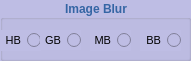
    <widget class="QGroupBox" name="groupBoxBlur">
     <property name="geometry">
      <rect>
       <x>10</x>
       <y>400</y>
       <width>191</width>
       <height>61</height>
      </rect>
     </property>
     <property name="palette">
      <palette>
       <active>
        <colorrole role="WindowText">
         <brush brushstyle="SolidPattern">
          <color alpha="255">
           <red>52</red>
           <green>101</green>
           <blue>164</blue>
          </color>
         </brush>
        </colorrole>
        <colorrole role="Button">
         <brush brushstyle="SolidPattern">
          <color alpha="255">
           <red>190</red>
           <green>189</green>
           <blue>228</blue>
          </color>
         </brush>
        </colorrole>
        <colorrole role="Text">
         <brush brushstyle="SolidPattern">
          <color alpha="255">
           <red>52</red>
           <green>101</green>
           <blue>164</blue>
          </color>
         </brush>
        </colorrole>
        <colorrole role="ButtonText">
         <brush brushstyle="SolidPattern">
          <color alpha="255">
           <red>52</red>
           <green>101</green>
           <blue>164</blue>
          </color>
         </brush>
        </colorrole>
        <colorrole role="Base">
         <brush brushstyle="SolidPattern">
          <color alpha="255">
           <red>190</red>
           <green>189</green>
           <blue>228</blue>
          </color>
         </brush>
        </colorrole>
        <colorrole role="Window">
         <brush brushstyle="SolidPattern">
          <color alpha="255">
           <red>190</red>
           <green>189</green>
           <blue>228</blue>
          </color>
         </brush>
        </colorrole>
        <colorrole role="PlaceholderText">
         <brush brushstyle="NoBrush">
          <color alpha="128">
           <red>52</red>
           <green>101</green>
           <blue>164</blue>
          </color>
         </brush>
        </colorrole>
       </active>
       <inactive>
        <colorrole role="WindowText">
         <brush brushstyle="SolidPattern">
          <color alpha="255">
           <red>52</red>
           <green>101</green>
           <blue>164</blue>
          </color>
         </brush>
        </colorrole>
        <colorrole role="Button">
         <brush brushstyle="SolidPattern">
          <color alpha="255">
           <red>190</red>
           <green>189</green>
           <blue>228</blue>
          </color>
         </brush>
        </colorrole>
        <colorrole role="Text">
         <brush brushstyle="SolidPattern">
          <color alpha="255">
           <red>52</red>
           <green>101</green>
           <blue>164</blue>
          </color>
         </brush>
        </colorrole>
        <colorrole role="ButtonText">
         <brush brushstyle="SolidPattern">
          <color alpha="255">
           <red>52</red>
           <green>101</green>
           <blue>164</blue>
          </color>
         </brush>
        </colorrole>
        <colorrole role="Base">
         <brush brushstyle="SolidPattern">
          <color alpha="255">
           <red>190</red>
           <green>189</green>
           <blue>228</blue>
          </color>
         </brush>
        </colorrole>
        <colorrole role="Window">
         <brush brushstyle="SolidPattern">
          <color alpha="255">
           <red>190</red>
           <green>189</green>
           <blue>228</blue>
          </color>
         </brush>
        </colorrole>
        <colorrole role="PlaceholderText">
         <brush brushstyle="NoBrush">
          <color alpha="128">
           <red>52</red>
           <green>101</green>
           <blue>164</blue>
          </color>
         </brush>
        </colorrole>
       </inactive>
       <disabled>
        <colorrole role="WindowText">
         <brush brushstyle="SolidPattern">
          <color alpha="255">
           <red>52</red>
           <green>101</green>
           <blue>164</blue>
          </color>
         </brush>
        </colorrole>
        <colorrole role="Button">
         <brush brushstyle="SolidPattern">
          <color alpha="255">
           <red>190</red>
           <green>189</green>
           <blue>228</blue>
          </color>
         </brush>
        </colorrole>
        <colorrole role="Text">
         <brush brushstyle="SolidPattern">
          <color alpha="255">
           <red>52</red>
           <green>101</green>
           <blue>164</blue>
          </color>
         </brush>
        </colorrole>
        <colorrole role="ButtonText">
         <brush brushstyle="SolidPattern">
          <color alpha="255">
           <red>52</red>
           <green>101</green>
           <blue>164</blue>
          </color>
         </brush>
        </colorrole>
        <colorrole role="Base">
         <brush brushstyle="SolidPattern">
          <color alpha="255">
           <red>190</red>
           <green>189</green>
           <blue>228</blue>
          </color>
         </brush>
        </colorrole>
        <colorrole role="Window">
         <brush brushstyle="SolidPattern">
          <color alpha="255">
           <red>190</red>
           <green>189</green>
           <blue>228</blue>
          </color>
         </brush>
        </colorrole>
        <colorrole role="PlaceholderText">
         <brush brushstyle="NoBrush">
          <color alpha="128">
           <red>52</red>
           <green>101</green>
           <blue>164</blue>
          </color>
         </brush>
        </colorrole>
       </disabled>
      </palette>
     </property>
     <property name="font">
      <font>
       <weight>75</weight>
       <bold>true</bold>
      </font>
     </property>
     <property name="styleSheet">
      <string notr="true">background-color: rgb(190, 189, 228);
color: rgb(52, 101, 164);
</string>
     </property>
     <property name="title">
      <string>Image Blur</string>
     </property>
     <property name="alignment">
      <set>Qt::AlignBottom|Qt::AlignHCenter</set>
     </property>
     <widget class="QRadioButton" name="radioButtonHomogeneous">
      <property name="geometry">
       <rect>
        <x>0</x>
        <y>30</y>
        <width>41</width>
        <height>21</height>
       </rect>
      </property>
      <property name="font">
       <font>
        <pointsize>8</pointsize>
        <weight>50</weight>
        <bold>false</bold>
       </font>
      </property>
      <property name="layoutDirection">
       <enum>Qt::RightToLeft</enum>
      </property>
      <property name="styleSheet">
       <string notr="true">color: rgb(0, 0, 0);</string>
      </property>
      <property name="text">
       <string>HB</string>
      </property>
     </widget>
     <widget class="QRadioButton" name="radioButtonGaussian">
      <property name="geometry">
       <rect>
        <x>40</x>
        <y>30</y>
        <width>41</width>
        <height>20</height>
       </rect>
      </property>
      <property name="font">
       <font>
        <pointsize>8</pointsize>
        <weight>50</weight>
        <bold>false</bold>
       </font>
      </property>
      <property name="layoutDirection">
       <enum>Qt::RightToLeft</enum>
      </property>
      <property name="styleSheet">
       <string notr="true">color: rgb(0, 0, 0);</string>
      </property>
      <property name="text">
       <string>GB</string>
      </property>
     </widget>
     <widget class="QRadioButton" name="radioButtonMedian">
      <property name="geometry">
       <rect>
        <x>90</x>
        <y>30</y>
        <width>41</width>
        <height>21</height>
       </rect>
      </property>
      <property name="font">
       <font>
        <pointsize>8</pointsize>
        <weight>50</weight>
        <bold>false</bold>
       </font>
      </property>
      <property name="layoutDirection">
       <enum>Qt::RightToLeft</enum>
      </property>
      <property name="styleSheet">
       <string notr="true">color: rgb(0, 0, 0);</string>
      </property>
      <property name="text">
       <string>MB</string>
      </property>
     </widget>
     <widget class="QRadioButton" name="radioButtonBilateral">
      <property name="geometry">
       <rect>
        <x>140</x>
        <y>30</y>
        <width>41</width>
        <height>21</height>
       </rect>
      </property>
      <property name="font">
       <font>
        <pointsize>8</pointsize>
        <weight>50</weight>
        <bold>false</bold>
       </font>
      </property>
      <property name="layoutDirection">
       <enum>Qt::RightToLeft</enum>
      </property>
      <property name="styleSheet">
       <string notr="true">color: rgb(0, 0, 0);</string>
      </property>
      <property name="text">
       <string>BB</string>
      </property>
     </widget>
    </widget>
